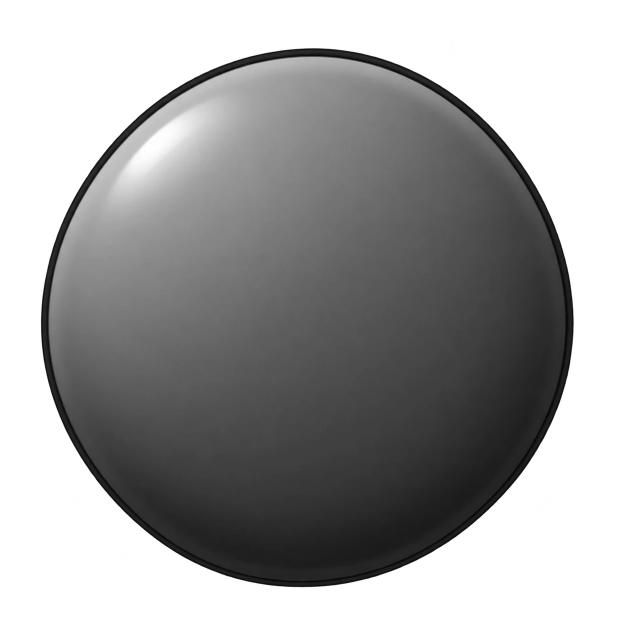
#> input picture claude/preview-set268/S307e-owner-orb.webp, 1254 x 1254 px (shown at 1/2 size)
$ python S307e-orb.py
#> lines starting #> are read from the running program, lines starting #| are printed output that depends on the picture
# set 307 e: owner supplied the grey orb (S307e-owner-orb.webp) + a red fire target (S307e-owner-orb-fire-target.webp): "use this".
# Measured grey->red: mid grey 150 -> (238,69,31) = the tribe colour, dark 31 -> (92,0,4), white highlight stays white.
# So: base = grey/150 (mid = full tribe colour under the multiply tint), the part above 150 -> white highlight layer (untinted).
import numpy as np
from PIL import Image
im = Image.open("S307e-owner-orb.webp").convert("RGBA")
#> im is the input picture: PIL image 1254x1254 RGBA; mean R, G, B, A 50.6, 50.6, 50.5, 143
im = im.crop(im.getbbox())
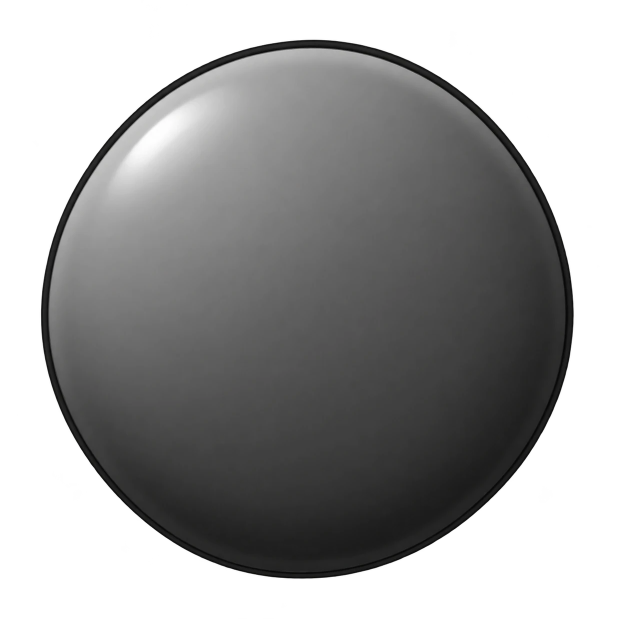
#> im: PIL image 1236x1237 RGBA (shown at 1/2 size); mean R, G, B, A 52, 52, 51.9, 147.1; transparent parts drawn white
w, h = im.size; s = max(w, h)
#> after `w, h = im.size`: w = 1236; h = 1237
#> after `s = max(w, h)`: s = 1237
sq = Image.new("RGBA", (s, s), (0, 0, 0, 0)); sq.paste(im, ((s - w) // 2, (s - h) // 2))
#> after `sq = Image.new('RGBA', (s, s), (0, 0, 0, 0))`: sq: PIL image 1237x1237 RGBA; every value is 0
sq = sq.resize((256, 256), Image.LANCZOS)
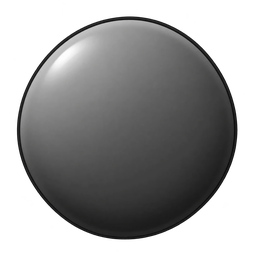
#> sq: PIL image 256x256 RGBA; mean R, G, B, A 51.5, 51.5, 51.5, 147; transparent parts drawn white
a = np.asarray(sq).astype(np.float32)
g = a[..., :3].mean(axis=2); al = a[..., 3]
#> after `g = a[..., :3].mean(axis=2)`:
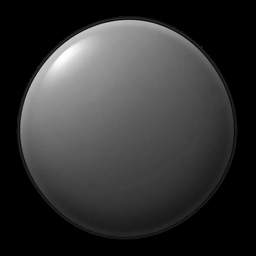
#> g: shape (256, 256) float32; min 0, max 253, mean 51.5
#> after `al = a[..., 3]`:
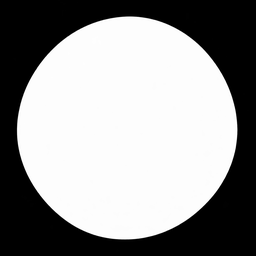
#> al: shape (256, 256) float32; min 0, max 255, mean 147
base = np.clip(g / 150.0, 0, 1) * 255
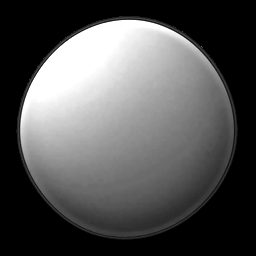
#> base: shape (256, 256) float32; min 0, max 255, mean 84.6
spec = np.clip((g - 150.0) / 103.0, 0, 1) * al
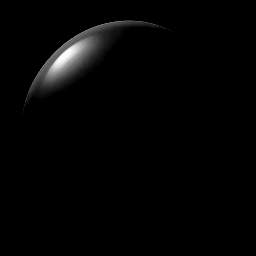
#> spec: shape (256, 256) float32; min 0, max 253, mean 4.3
Image.fromarray(np.dstack([base, base, base, al]).astype(np.uint8)).save("S307-orb.png")
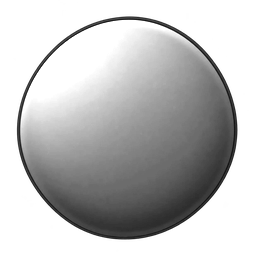
#> saved as S307-orb.png: PIL image 256x256 RGBA; mean R, G, B, A 84.3, 84.3, 84.3, 147; transparent parts drawn white
Image.fromarray(np.dstack([np.full(g.shape + (3,), 255.0), spec]).astype(np.uint8)).save("S307-orb-spec.png")
print("ok")
